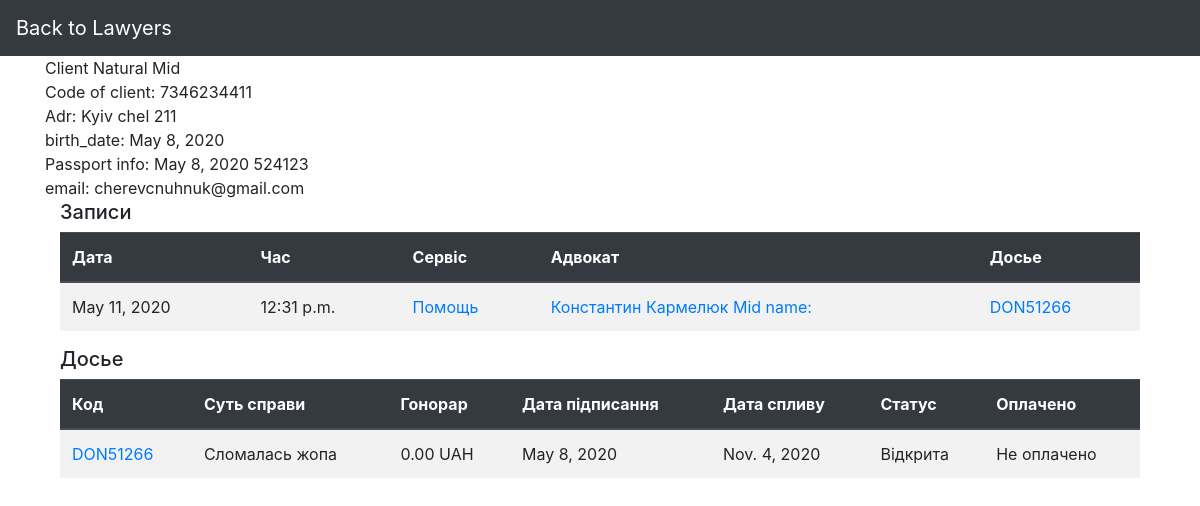
Page /database/client_N/7346234411/ on the committed database.
### DataBase/models.py (models this page shows, shortened)
class Client(models.Model):
    first_name = models.CharField(max_length=25)
    surname = models.CharField(max_length=25)
    mid_name = models.CharField(max_length=25)
    adr_city = models.CharField(max_length=30)
    adr_street = models.CharField(max_length=20)
    adr_build = models.IntegerField()
    mail_info = models.EmailField(max_length=30)
    class Meta:
        abstract = True
        ordering = ['first_name']

class Client_natural(Client):
    num_client_n = models.CharField(max_length=10, primary_key=True)
    birth_date = models.DateField()
    passport_date = models.DateField()
    passport_authority = models.CharField(max_length=6)
    class Meta(Client.Meta):
        db_table = 'Client_natural'

class Appointment(models.Model):
    app_date = models.DateField()
    app_time = models.TimeField()
    comment = models.TextField(blank=True, null=True)
    service = models.ManyToManyField(Services)
    class Meta:
        abstract = True

class Appointment_N(Appointment):
    appoint_code_n = models.AutoField(primary_key=True)
    lawyer_code = models.ForeignKey(Lawyer, on_delete=models.DO_NOTHING)
    num_client_n = models.ForeignKey(Client_natural, on_delete=models.DO_NOTHING)
    code_dossier_n = models.ForeignKey(Dossier_N, on_delete=models.DO_NOTHING)
    class Meta(Appointment.Meta):
        db_table = 'Appointment_N'

class Services(models.Model):
    service_code = models.CharField(max_length=5, primary_key=True)
    name_service = models.CharField(max_length=50)
    nominal_value = models.DecimalField(max_digits=6, decimal_places=2)
    bonus_value = models.DecimalField(max_digits=6, decimal_places=2)
    class Meta:
        db_table = 'Services'

class Lawyer(models.Model):
    lawyer_code = models.CharField(max_length=8, primary_key=True)
    first_name = models.CharField(max_length=25)
    surname = models.CharField(max_length=25)
    mid_name = models.CharField(max_length=25)
    specialization = models.CharField(max_length=20)
    mail_info = models.EmailField(max_length=30)
    service = models.ManyToManyField(Services)
    work_days = models.ManyToManyField(Work_days)
    def getfullname(self):
        return f'{self.first_name} {self.surname} {self.mid_name}'
    class Meta:
        db_table = 'Lawyer'
        ordering = ['first_name']

class Dossier(models.Model):
    DOS_STATUS = [
        ('open', 'open'),
        ('closed', 'closed'),
        ('closed-won', 'closed-won'),
    ]
    issue = models.TextField()
    status = models.CharField(max_length=10, choices=DOS_STATUS, default='open')
    date_signed = models.DateField()
    date_expired = models.DateField()
    date_closed = models.DateField(blank=True, null=True)
    fee = models.DecimalField(max_digits=7, decimal_places=2)
    paid = models.BooleanField(default=False)
    court_name = models.CharField(max_length=50, blank=True, null=True)
    court_adr = models.CharField(max_length=50, blank=True, null=True)
    court_date = models.DateTimeField(blank=True, null=True)
    lawyer_code = models.ForeignKey(Lawyer, on_delete=models.DO_NOTHING,
                                    blank=True, null=True)
    class Meta:
        abstract = True

class Dossier_N(Dossier):
    code_dossier_n = models.CharField(max_length=8, primary_key=True)
    num_client_n = models.ForeignKey(Client_natural, on_delete=models.DO_NOTHING)
    class Meta(Dossier.Meta):
        db_table = 'Dossier_N'

### DataBase/views.py (the view)
# urls.py: path('client_N/<pk>/', views.ClientNDetailView.as_view(), name='client-detailed-view-n'),
class ClientNDetailView(generic.DetailView):
    model = Client_natural
    context_object_name = "client"
    template_name = "client_detail_n.html"
    def get_context_data(self, **kwargs):
        context = super().get_context_data(**kwargs)
        context['appointments'] = Appointment_N.objects.filter(num_client_n=self.kwargs['pk'])
        context['dossiers'] = Dossier_N.objects.filter(num_client_n=self.kwargs['pk'])
        return context

### DataBase/templates/client_detail_n.html (shortened to what this page needs)
{% extends "base_generic.html" %}
{% block navbar %}
 <a class="navbar-brand" href="lawyers.html">Back to Lawyers</a>
{% endblock %}
{% block content %}
    <div> {{ client.first_name }} {{ client.surname }} {{ client.mid_name }}</div>
    <div>Code of client: {{ client.num_client_n }}</div>
    <div>Adr: {{ client.adr_city }} {{ client.adr_street }} {{ client.adr_build }}</div>
    <div>birth_date: {{ client.birth_date|date }}</div>
    <div>Passport info: {{ client.passport_date }}  {{ client.passport_authority }}</div>
    <div>email: {{ client.mail_info }}</div>
    {% if appointments %}
    <div class="container">
    <h5>Записи</h5>
    <table class="table table-striped">
        <thead class="thead-dark">
        <tr>
            <th>Дата</th>
            <th>Час</th>
            <th>Сервіс</th>
            <th>Адвокат</th>
            <th>Досье</th>
        </tr>
        </thead>
        <tbody>
        {% for appointment in appointments.all %}
        <tr>
            <td>{{ appointment.app_date }}</td>
            <td>{{ appointment.app_time }}</td>
            {% for service in appointment.service.all %}
            <td>
                <a href="{% url 'service-detailed-view' service.service_code %}">
                {{ service.name_service }}
                </a>
            </td>
            {% endfor %}
            <td><a href="{% url 'lawyer-detailed-view'  appointment.lawyer_code.lawyer_code %}">
                    {{appointment.lawyer_code.getfullname}}
                </a></td>
            <td>
                <a href="{% url 'dossier-detailed-j' appointment.code_dossier_n.code_dossier_n%}">
                    {{ appointment.code_dossier_n.code_dossier_n }}
                </a>
            </td>
        </tr>
        {% endfor %}
        </tbody>
    </table>
    </div>
    {% endif %}
    {% if dossiers %}
        <div class="container">
    <h5>Досье</h5>
    <table class="table table-striped">
        <thead class="thead-dark">
        <tr>
            <th>Код</th>
            <th>Суть справи</th>
            <th>Гонорар</th>
            <th>Дата підписання</th>
            <th>Дата спливу</th>
            <th>Статус</th>
            <th>Оплачено</th>
        </tr>
        </thead>
        <tbody>
        {% for dossier in dossiers.all %}
        <tr>
            <td><a href="{% url 'dossier-detailed-n' dossier.code_dossier_n %}">{{ dossier.code_dossier_n }}</a></td>
            <td>{{ dossier.issue }}</td>
            <td>{{ dossier.fee }} UAH</td>
            <td>{{ dossier.date_signed }}</td>
            <td>{{ dossier.date_expired }}</td>
            {% if dossier.status == 'open' %}
            <td>Відкрита</td>
            {% elif dossier.status == 'closed' %}
            <td>Закрита</td>
            {% else %}
            <td>Закрита(виграна)</td>
            {% endif %}
            {% if dossier.paid is True %}
            <td>Оплачено</td>
            {% else %}
            <td>Не оплачено</td>
            {% endif %}
        </tr>
        {% endfor %}
        </tbody>
    </table>
    </div>
    {% endif %}
{% endblock %}

### rows in the picture
Client_natural: first_name "Client", surname "Natural", mid_name "Mid", num_client_n "7346234411", adr_city "Kyiv", adr_street "chel", adr_build "211", birth_date "May 8, 2020", passport_date "May 8, 2020", passport_authority "524123", mail_info "cherevcnuhnuk@gmail.com"
Appointment_N: app_date "May 11, 2020", app_time "12:31 p.m.", lawyer_code.getfullname "Константин Кармелюк Mid name:", code_dossier_n.code_dossier_n "DON51266"
Services: name_service "Помощь"
Dossier_N: code_dossier_n "DON51266", issue "Сломалась жопа", fee "0.00", date_signed "May 8, 2020", date_expired "Nov. 4, 2020", status "Відкрита", paid "Не оплачено"
